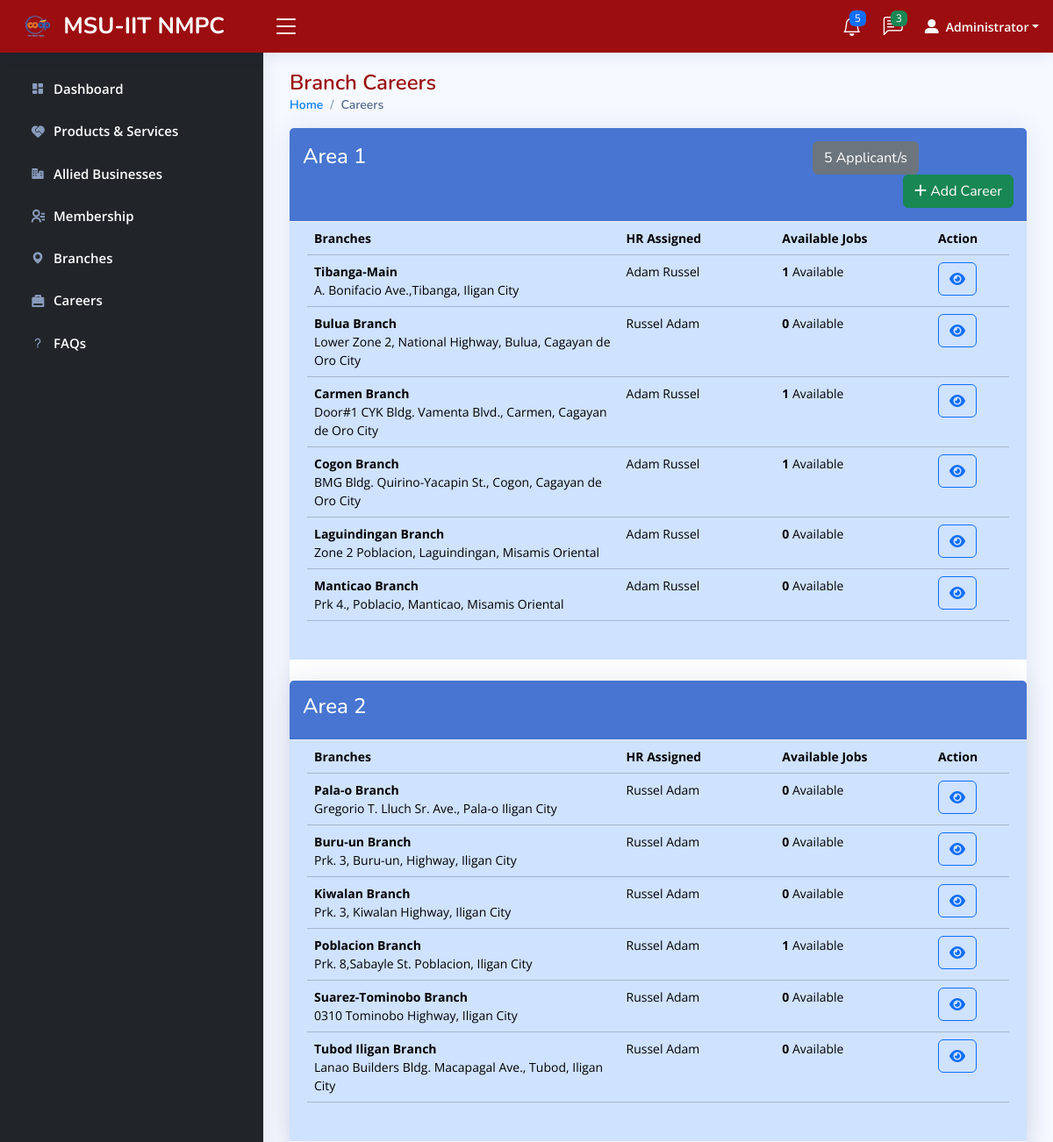
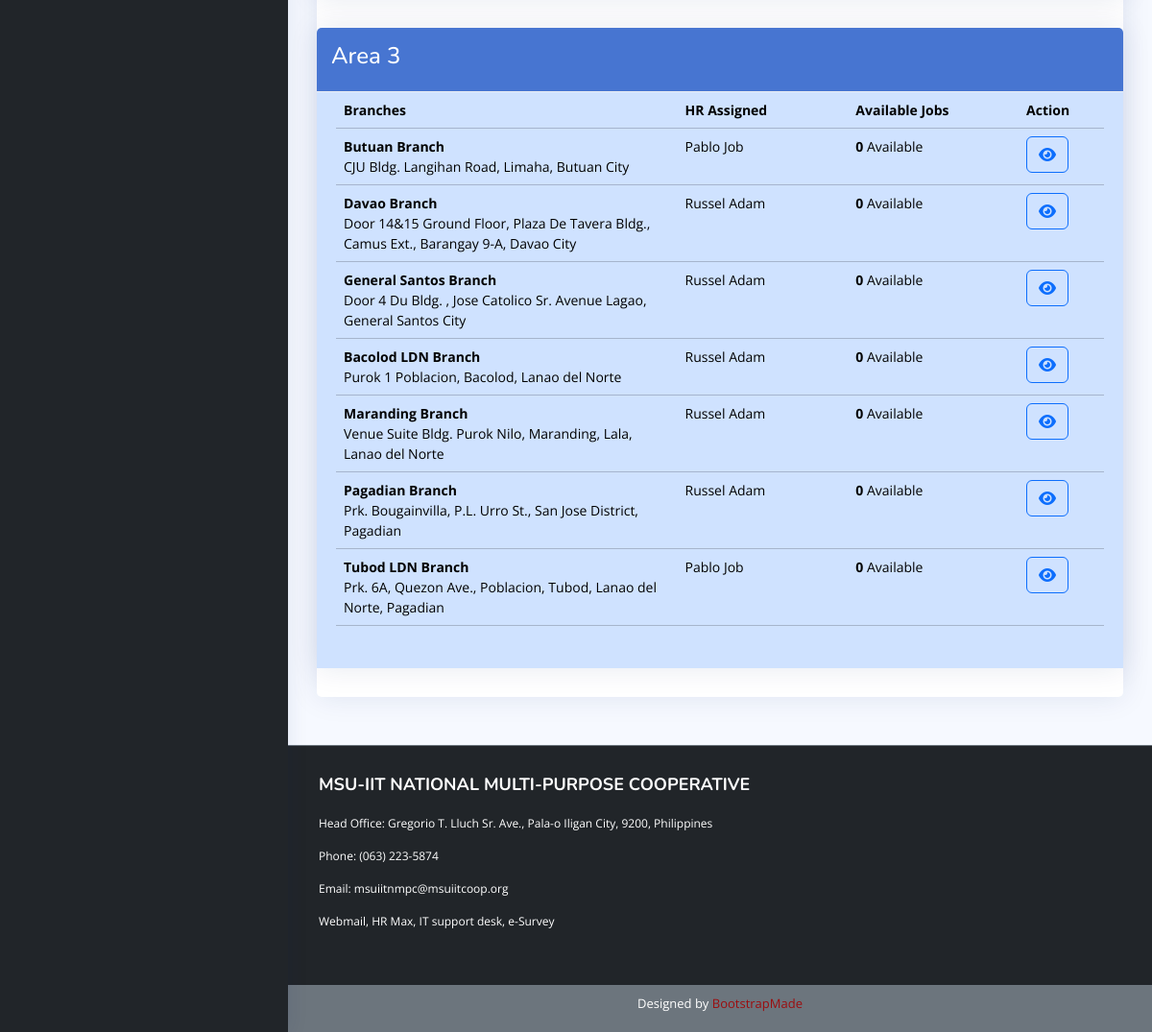
/admin/career.php (signed in), run on the app's committed database (2 pictures, top to bottom).
### tables this page shows
CREATE TABLE `branch` (
  `branch_id` int(11) NOT NULL,
  `area` int(11) DEFAULT NULL,
  `branch_name` varchar(100) DEFAULT NULL,
  `location` varchar(100) DEFAULT NULL,
  `mobile_no` varchar(90) NOT NULL DEFAULT 'none',
  `tel_no` varchar(90) NOT NULL DEFAULT 'none',
  `hr_assigned` int(11) DEFAULT NULL
);

CREATE TABLE `user` (
  `id` int(11) NOT NULL,
  `name` varchar(255) DEFAULT NULL,
  `username` varchar(255) DEFAULT NULL,
  `password` varchar(64) DEFAULT NULL,
  `role` varchar(30) NOT NULL
);

### admin/career.php (the view, shortened to what this page needs)
<?php
include("../connection.php");
if (isset($_SESSION['id']) && isset($_SESSION['username']) && $_SESSION['role'] === 'administrator') {
?>
<!DOCTYPE html>
<html>
  <head>
   <link rel="stylesheet" href="https://cdnjs.cloudflare.com/ajax/libs/font-awesome/6.0.0-beta3/css/all.min.css" />
  <link href="../assets/vendor/bootstrap/css/bootstrap.min.css" rel="stylesheet">
  <link href="../assets/vendor/bootstrap-icons/bootstrap-icons.css" rel="stylesheet">
  <link href="../assets/vendor/boxicons/css/boxicons.min.css" rel="stylesheet">
  <link href="../assets/vendor/quill/quill.snow.css" rel="stylesheet">
  <link href="../assets/vendor/quill/quill.bubble.css" rel="stylesheet">
  <link href="../assets/vendor/remixicon/remixicon.css" rel="stylesheet">
  <link href="../assets/vendor/simple-datatables/style.css" rel="stylesheet">
  <link href="style.css" rel="stylesheet">
    <link rel="stylesheet" type="text/css" href="../transition.css">
</head>
<body>
  <header id="header" class="header fixed-top d-flex align-items-center">
    <div class="d-flex align-items-center justify-content-between">
      <a href="admin-dashboard.php" class="logo d-flex align-items-center">
        <img src="../img/coop-logo.png" alt="">
        <span class="d-none d-lg-block">MSU-IIT NMPC</span>
      </a>
      <i class="bi bi-list toggle-sidebar-btn"></i>
    </div>
    <nav class="header-nav ms-auto">
      <ul class="d-flex align-items-center">
        <li class="nav-item dropdown">
        <?php
            $countQuery = "SELECT COUNT(*) as appCount FROM job_applicants";
            $countResult = $conn->query($countQuery);
            $countData = $countResult->fetch_assoc();
            $applicantCount = $countData['appCount'];
          ?>
          <a class="nav-link nav-icon" href="#" data-bs-toggle="dropdown">
            <i class="bi bi-bell"></i>
            <span class="badge bg-primary badge-number"><?php echo $applicantCount ?></span>
          </a>
        </li>
        <li class="nav-item dropdown">
          <a class="nav-link nav-icon" href="#" data-bs-toggle="dropdown">
            <i class="bi bi-chat-left-text"></i>
            <span class="badge bg-success badge-number">3</span>
          </a>
        </li>
        <li class="nav-item dropdown pe-3">
          <a class="nav-link nav-profile d-flex align-items-center pe-0" href="#" data-bs-toggle="dropdown">
          <i class="fa-solid fa-user-large"></i>
            <span class="d-none d-md-block dropdown-toggle ps-2"><?php echo $_SESSION['name']; ?></span>
          </a>
        </li>
      </ul>
    </nav>
  </header>
  <aside id="sidebar" class="sidebar">
    <ul class="sidebar-nav" id="sidebar-nav">
      <li class="nav-item">
        <a class="nav-link collapsed" href="admin-dashboard.php">
          <i class="bx bxs-dashboard"></i>
          <span>Dashboard</span>
        </a>
      </li>
      <li class="nav-item">
        <a class="nav-link collapsed" href="">
          <i class="ri-service-fill"></i>
          <span>Products & Services</span>
        </a>
      </li>
      <li class="nav-item">
        <a class="nav-link collapsed" href="">
          <i class="bx bxs-business"></i>
          <span>Allied Businesses</span>
        </a>
      </li>
      <li class="nav-item">
        <a class="nav-link collapsed" href="">
          <i class="ri-contacts-line"></i>
          <span>Membership</span>
        </a>
      </li>
      <li class="nav-item">
        <a class="nav-link collapsed" href="branches.php">
          <i class="bx bxs-map"></i>
          <span>Branches</span>
        </a>
      </li>
      <li class="nav-item">
        <a class="nav-link collapsed" href="career.php">
          <i class="ri-briefcase-fill"></i>
          <span>Careers</span>
        </a>
      </li>
      <li class="nav-item">
        <a class="nav-link collapsed" href="">
          <i class="bx bx-question-mark"></i>
          <span>FAQs</span>
        </a>
      </li>
    </ul>
  </aside>
  <main id="main" class="main">
    <div class="pagetitle">
      <h1>Branch Careers</h1>
      <nav>
        <ol class="breadcrumb">
          <li class="breadcrumb-item"><a href="admin-dashboard.php">Home</a></li>
          <li class="breadcrumb-item active">Careers</li>
        </ol>
      </nav>
    </div>
    <?php
            $query1 = "SELECT branch_id, CONCAT('<b>',branch_name,'</b>', '<br>', location) as branch, name,
            COUNT(job_id) AS job_count FROM user, branch LEFT JOIN job ON branch_loc = branch_id WHERE area = 1 AND id = hr_assigned GROUP BY branch_id";
            $result1 = mysqli_query($conn, $query1);
            $query2 = "SELECT branch_id, CONCAT('<b>',branch_name,'</b>', '<br>', location) as branch, name,
            COUNT(job_id) AS job_count FROM user, branch LEFT JOIN job ON branch_loc = branch_id WHERE area = 2 AND id = hr_assigned GROUP BY branch_id";
            $result2 = mysqli_query($conn, $query2);
            $query3 = "SELECT branch_id, CONCAT('<b>',branch_name,'</b>', '<br>', location) as branch, name,
            COUNT(job_id) AS job_count FROM user, branch LEFT JOIN job ON branch_loc = branch_id WHERE area = 3 AND id = hr_assigned GROUP BY branch_id";
            $result3 = mysqli_query($conn, $query3);
            $countQuery = "SELECT COUNT(*) as appCount FROM job_applicants";
            $countResult = $conn->query($countQuery);
            $countData = $countResult->fetch_assoc();
            $applicantCount = $countData['appCount'];
        ?>
  <div class="card" style="max-width: 80rem;">
            <div class="card-header" style="background-color: #4775d1; color: #fff;">
            <h4>Area 1
            <a href="applicants.php" class="btn btn-secondary" style ="margin-left: 62%"><?php echo $applicantCount ?> Applicant/s </a>
            <a href="add-career.php" class="btn btn-success" style="float: right"><i class="fa-solid fa-plus"></i> Add Career</a>
            </h4>
            </div>
            <div class="card-body" style="background-color: #CFE2FF">
                <blockquote class="blockquote mb-4">
                    <table class="table table table-primary">
                        <thead>
                            <tr>
                                <th scope="col" class="col-md-4">Branches</th>
                                <th scope="col" class="col-md-2">HR Assigned</th>
                                <th scope="col" class="col-md-2">Available Jobs</th>
                                <th scope="col" class="col-md-1">Action</th>
                            </tr>
                        </thead>
                        <tbody>
                        <?php
                        while ($row = mysqli_fetch_assoc($result1)) {
                            echo '<tr>';
                            echo '<td>' . $row['branch'] . '</td>';
                            echo '<td>' . $row['name'] . '</td>';
                            echo '<td>' .'<b>',$row['job_count'],'</b>', "  Available" . '</td>';
                            echo '<td>';
                            echo '<a href="career-list.php?branch_id=' . $row['branch_id'] . '" class="btn btn-outline-primary"><i class="fa-solid fa-eye"></i></a>';
                            echo '</td>';
                            echo '</tr>';
                        }
                        ?>
                        </tbody>
                    </table>
                </blockquote>
            </div>
<br>
<div class="card" style="max-width: 80rem;">
            <div class="card-header" style="background-color: #4775d1; color: #fff;">
            <h4> Area 2  </h4>
            </div>
            <div class="card-body" style="background-color: #CFE2FF">
                <blockquote class="blockquote mb-4">
                    <table class="table table table-primary">
                        <thead>
                            <tr>
                                <th scope="col" class="col-md-4">Branches</th>
                                <th scope="col" class="col-md-2">HR Assigned</th>
                                <th scope="col" class="col-md-2">Available Jobs</th>
                                <th scope="col" class="col-md-1">Action</th>
                            </tr>
                        </thead>
                        <tbody>
                        <?php
                        while ($row = mysqli_fetch_assoc($result2)) {
                            echo '<tr>';
                            echo '<td>' . $row['branch'] . '</td>';
                            echo '<td>' . $row['name'] . '</td>';
                            echo '<td>' .'<b>',$row['job_count'],'</b>', "  Available" . '</td>';
                            echo '<td>';
                            echo '<a href="career-list.php?branch_id=' . $row['branch_id'] . '" class="btn btn-outline-primary"><i class="fa-solid fa-eye"></i></a>';
                            echo '</td>';
                            echo '</tr>';
                        }
                        ?>
                        </tbody>
                    </table>
                </blockquote>
            </div>
        </div>
<div class="card" style="max-width: 80rem;">
            <div class="card-header" style="background-color: #4775d1; color: #fff;">
            <h4> Area 3 </h4>
            </div>
            <div class="card-body" style="background-color: #CFE2FF">
                <blockquote class="blockquote mb-4">
                    <table class="table table table-primary">
                        <thead>
                            <tr>
                                <th scope="col" class="col-md-4">Branches</th>
                                <th scope="col" class="col-md-2">HR Assigned</th>
                                <th scope="col" class="col-md-2">Available Jobs</th>
                                <th scope="col" class="col-md-1">Action</th>
                            </tr>
                        </thead>
                        <tbody>
                        <?php
                        while ($row = mysqli_fetch_assoc($result3)) {
                            echo '<tr>';
                            echo '<td>' . $row['branch'] . '</td>';
                            echo '<td>' . $row['name'] . '</td>';
                            echo '<td>' .'<b>',$row['job_count'],'</b>', "  Available" . '</td>';
                            echo '<td>';
                            echo '<a href="career-list.php?branch_id=' . $row['branch_id'] . '" class="btn btn-outline-primary"><i class="fa-solid fa-eye"></i></a>';
                            echo '</td>';
                            echo '</tr>';
                        }
                        ?>
                        </tbody>
                    </table>
                </blockquote>
            </div>
        </div>
</main>
<footer id="footer">
<div class="footer-top">
  <div class="container">
    <div class="row">
      <div class="col-lg-12 col-md-12 footer-links">
        <h4>MSU-IIT NATIONAL MULTI-PURPOSE COOPERATIVE</h4>
        <ul>
        <p><span>Head Office:</span>  Gregorio T. Lluch Sr. Ave., Pala-o Iligan City, 9200, Philippines</p>
        <p><span>Phone:</span> (063) 223-5874</p>
        <p><span>Email:</span> <a href="mailto:msuiitnmpc@msuiitcoop.org?subject=Contact%20from%20MSU-IIT%20Coop%20website">msuiitnmpc@msuiitcoop.org</a></p>
        <p><a href="https://hpqs-vnzw.accessdomain.com/webmail/" target="_blank">Webmail</a>, <a href="http://119.93.53.245/hrmax">HR Max</a>, <a target="_blank" href="https://docs.google.com/forms/d/1ZuszRLiLPY_-UroOgkmjZXs0sNpIVZPGJDuhxBmekwk/viewform">IT support desk</a>, <a href="https://sites.google.com/view/msuiitnmpcesurvey/home">e-Survey</a></p>
        </ul>
      </div>
    </div>
  </div>
</div>
  <div class="credits">
    Designed by <a  href="https://bootstrapmade.com/" target="_blank">BootstrapMade</a>
  </div>
</footer>
</body>
<?php
} else {
     header("Location: ../user/login.php");
     exit();
}
?>
</html>

### admin/style.css (style rules this page uses)
:root { scroll-behavior: smooth; }
body { font-family: "Open Sans", sans-serif; background: #f6f9ff; color: #444444; }
a { color: #4154f1; text-decoration: none; }
h1, h2, h3, h4, h5, h6 { font-family: "Nunito", sans-serif; }
#main { margin-top: 60px; padding: 20px 30px; transition: all 0.3s; }
.pagetitle { margin-bottom: 10px; }
.pagetitle h1 { font-size: 24px; margin-bottom: 0; font-weight: 600; color: #9C0D0F; }
.card { margin-bottom: 30px; border: none; border-radius: 5px; box-shadow: 0px 0 30px rgba(1, 41, 112, 0.1); }
.card-header, .card-footer { border-color: #ebeef4; background-color:#ffff;; color: #798eb3; padding: 15px; }
.card-body { padding: 0 20px 20px 20px; }
.breadcrumb { font-size: 14px; font-family: "Nunito", sans-serif; color: #007BFF; font-weight: 600; }
.breadcrumb a { color: #007BFF; transition: 0.3s; }
.breadcrumb .breadcrumb-item::before { color: #899bbd; }
.breadcrumb .active { color: #51678f; font-weight: 600; }
.logo { line-height: 1; }
@media (min-width: 1200px) { .logo { width: 280px; } }
.logo img { max-height: 26px; margin-right: 6px; }
.logo span { font-size: 26px; font-weight: 700; color: #FFFFFF; font-family: "Nunito", sans-serif; }
.header { transition: all 0.5s; z-index: 997; height: 60px; box-shadow: 0px 2px 20px rgba(1, 41, 112, 0.1); background-color: #9C0D0F;; padding-left: 20px; }
.header .toggle-sidebar-btn { font-size: 32px; padding-left: 10px; cursor: pointer; color: #FFFFFF; }
.header-nav ul { list-style: none; }
.header-nav>ul { margin: 0; padding: 0; }
.header-nav .nav-icon { font-size: 22px; color: #FFFFFF; margin-right: 25px; position: relative; }
.header-nav .nav-profile { color: #FFFFFF; }
.header-nav .nav-profile span { font-size: 14px; font-weight: 600; }
.header-nav .badge-number { position: absolute; inset: -2px -5px auto auto; font-weight: normal; font-size: 12px; padding: 3px 6px; }
.sidebar { position: fixed; top: 60px; left: 0; bottom: 0; width: 300px; z-index: 996; transition: all 0.3s; padding: 20px; overflow-y: auto; scrollbar-width: thin; scrollbar-color: #aab7cf transparent; box-shadow: 0px 0px 20px rgba(1, 41, 112, 0.1); background-color: #212529; }
@media (min-width: 1200px) { #main, #footer { margin-left: 300px; } }
.sidebar-nav { padding: 0; margin: 0; list-style: none; }
.sidebar-nav li { padding: 0; margin: 0; list-style: none; }
.sidebar-nav .nav-item { margin-bottom: 5px; }
.sidebar-nav .nav-link { display: flex; align-items: center; font-size: 15px; font-weight: 600; color: #FFFFFF; transition: 0.3; padding: 10px 15px; border-radius: 4px; }
.sidebar-nav .nav-link i { font-size: 16px; margin-right: 10px; color: #4154f1; }
.sidebar-nav .nav-link.collapsed { color: #ffffff; }
.sidebar-nav .nav-link.collapsed i { color: #899bbd; }
.card-body table { font-size: 14px; }
#footer { background: #6C757D; padding: 0 0 20px 0; color: #fff; font-size: 12px; }
#footer .footer-top { background: #212529; border-top: 1px solid #6C757D; border-bottom: 1px solid #212529; padding: 30px 0 30px 0; }
#footer .footer-top h4 { font-size: 18px; font-weight: bold; color: #fff; text-transform: uppercase; padding-bottom: 12px; }
#footer .footer-top .footer-links { margin-bottom: 10px; margin-left: 20px; }
#footer .footer-top .footer-links ul { list-style: none; padding: 0; margin: 0; }
#footer .footer-top .footer-links ul a { color: #fff; transition: 0.3s; display: inline-block; line-height: 1; }
#footer .credits { background: #6C757D; padding-top: 10px; text-align: center; font-size: 13px; color: #fff; }
#footer .credits a { color: #9C0D0F; }

### data on the page
branch: branch "Tibanga-Main A. Bonifacio Ave.,Tibanga, Iligan City", hr_assigned.name "Adam Russel", job_count "1"
branch: branch "Bulua Branch Lower Zone 2, National Highway, Bulua, Cagayan de Oro City", hr_assigned.name "Russel Adam", job_count "0"
branch: branch "Carmen Branch Door#1 CYK Bldg. Vamenta Blvd., Carmen, Cagayan de Oro City", hr_assigned.name "Adam Russel", job_count "1"
branch: branch "Cogon Branch BMG Bldg. Quirino-Yacapin St., Cogon, Cagayan de Oro City", hr_assigned.name "Adam Russel", job_count "1"
branch: branch "Laguindingan Branch Zone 2 Poblacion, Laguindingan, Misamis Oriental", hr_assigned.name "Adam Russel", job_count "0"
branch: branch "Manticao Branch Prk 4., Poblacio, Manticao, Misamis Oriental", hr_assigned.name "Adam Russel", job_count "0"
branch: branch "Pala-o Branch Gregorio T. Lluch Sr. Ave., Pala-o Iligan City", hr_assigned.name "Russel Adam", job_count "0"
branch: branch "Buru-un Branch Prk. 3, Buru-un, Highway, Iligan City", hr_assigned.name "Russel Adam", job_count "0"
branch: branch "Kiwalan Branch Prk. 3, Kiwalan Highway, Iligan City", hr_assigned.name "Russel Adam", job_count "0"
branch: branch "Poblacion Branch Prk. 8,Sabayle St. Poblacion, Iligan City", hr_assigned.name "Russel Adam", job_count "1"
branch: branch "Suarez-Tominobo Branch 0310 Tominobo Highway, Iligan City", hr_assigned.name "Russel Adam", job_count "0"
branch: branch "Tubod Iligan Branch Lanao Builders Bldg. Macapagal Ave., Tubod, Iligan City", hr_assigned.name "Russel Adam", job_count "0"
branch: branch "Butuan Branch CJU Bldg. Langihan Road, Limaha, Butuan City", hr_assigned.name "Pablo Job", job_count "0"
branch: branch "Davao Branch Door 14&15 Ground Floor, Plaza De Tavera Bldg., Camus Ext., Barangay 9-A, Davao City", hr_assigned.name "Russel Adam", job_count "0"
branch: branch "General Santos Branch Door 4 Du Bldg. , Jose Catolico Sr. Avenue Lagao, General Santos City", hr_assigned.name "Russel Adam", job_count "0"
branch: branch "Bacolod LDN Branch Purok 1 Poblacion, Bacolod, Lanao del Norte", hr_assigned.name "Russel Adam", job_count "0"
branch: branch "Maranding Branch Venue Suite Bldg. Purok Nilo, Maranding, Lala, Lanao del Norte", hr_assigned.name "Russel Adam", job_count "0"
branch: branch "Pagadian Branch Prk. Bougainvilla, P.L. Urro St., San Jose District, Pagadian", hr_assigned.name "Russel Adam", job_count "0"
branch: branch "Tubod LDN Branch Prk. 6A, Quezon Ave., Poblacion, Tubod, Lanao del Norte, Pagadian", hr_assigned.name "Pablo Job", job_count "0"

### other printed values
$applicantCount "5"
$_SESSION['name'] "Administrator"
